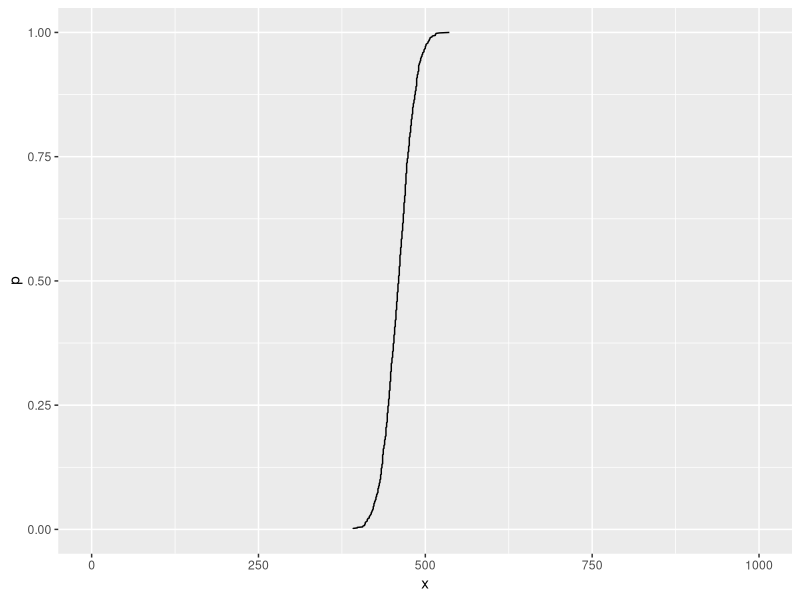

The R source for this figure:
library(ggplot2)
library(dplyr)
mypois = rpois(1000, lambda = 459)
data.frame(x = sort(mypois), p = (1:1000) / 1000) %>% ggplot(aes(x = x, y = p)) + geom_line() + xlim(0, 1000)
c(sum(mypois > 400), sum(mypois > 450), sum(mypois > 500)) / 1000 * 400
